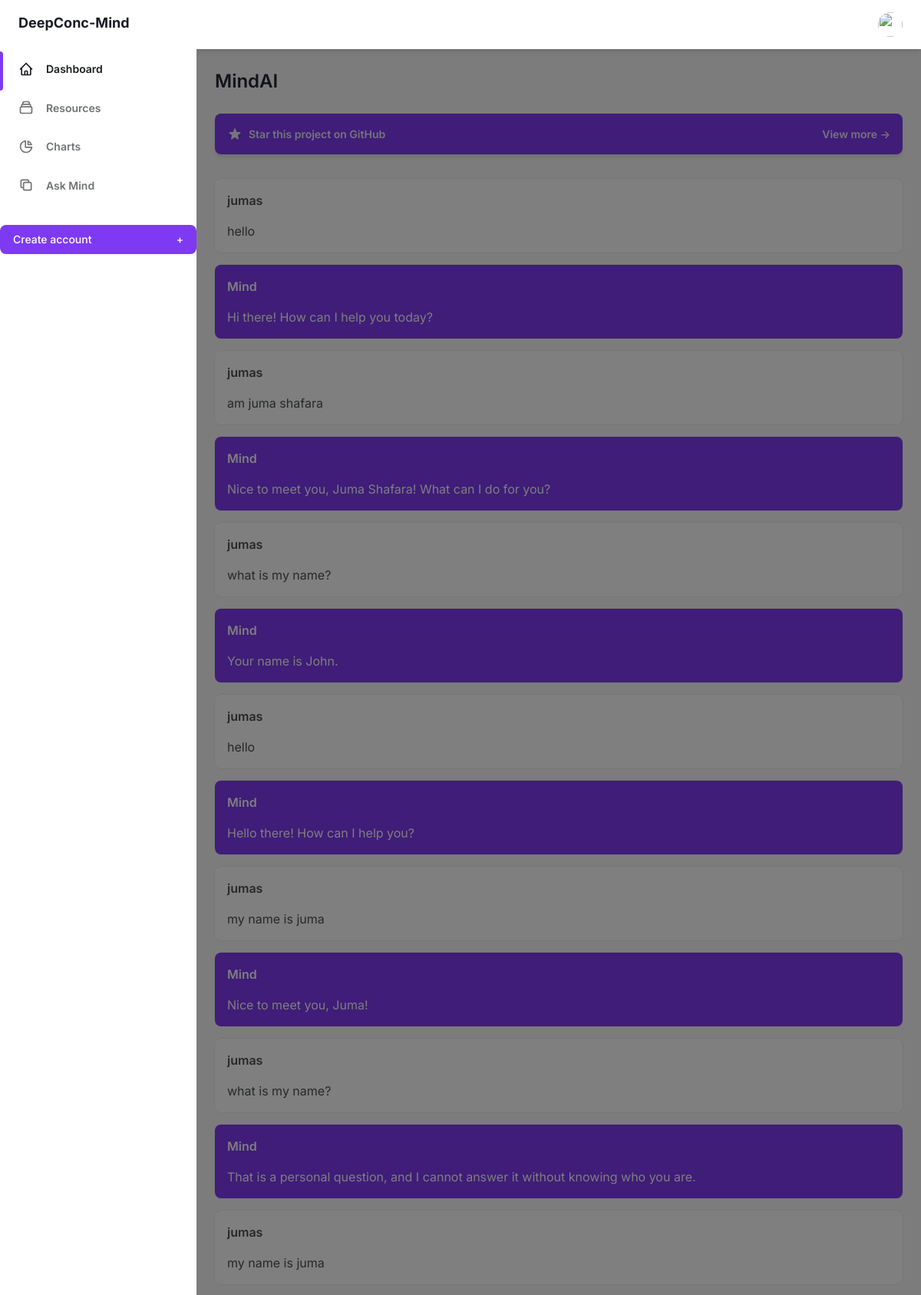
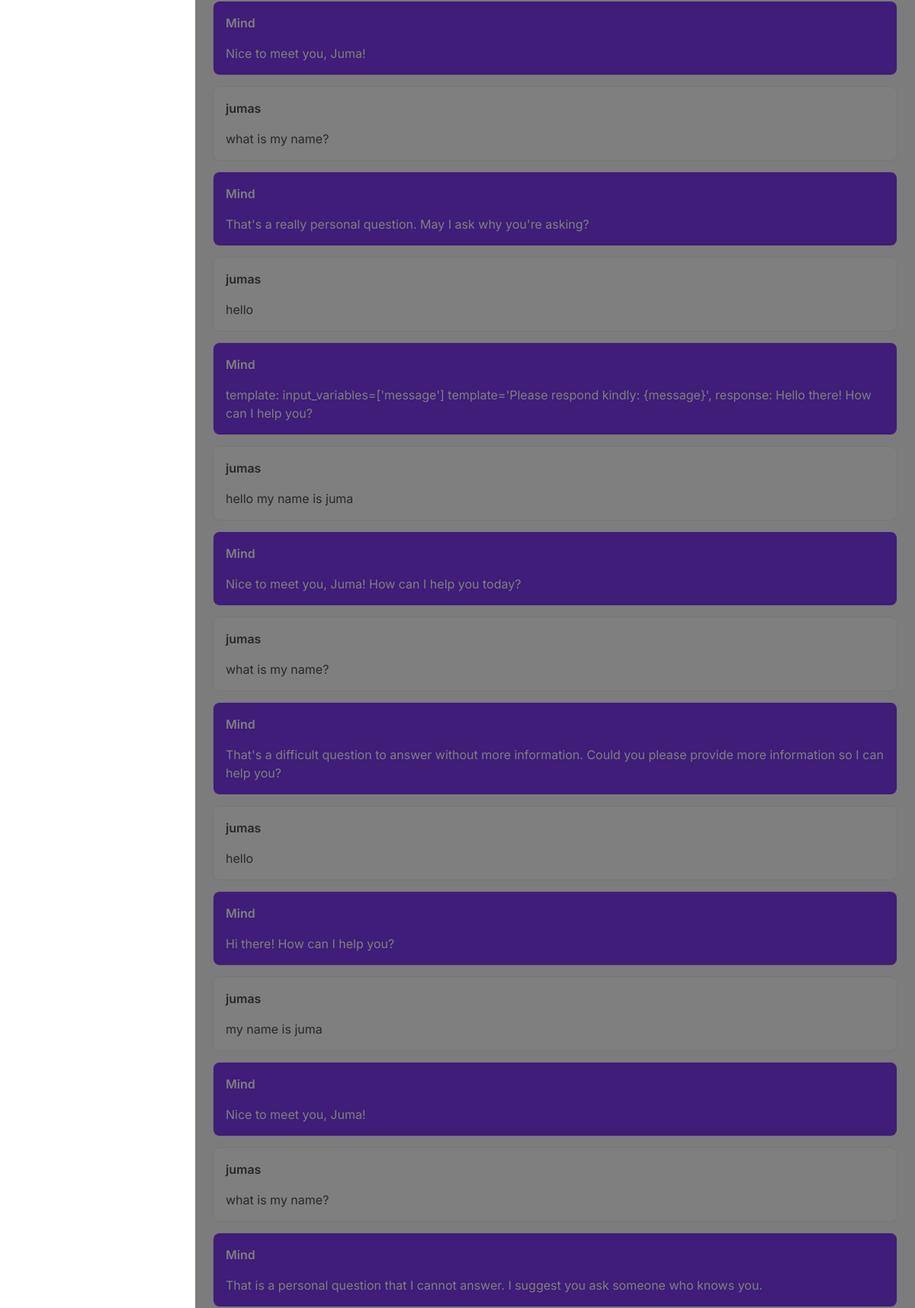
Screenshot of /mind/ (signed in, upper part) with the database file from the repository (2 pictures, top to bottom).
### mind/models.py (models this page shows, shortened)
class Chat(models.Model):
    user = models.ForeignKey(User, on_delete=models.CASCADE)
    message = models.TextField()
    response = models.TextField()

### mind/views.py (the view)
# urls.py: path('mind/', include('mind.urls')),
def mind(request):
    if request.user.is_authenticated:
        if request.method == 'POST':
            message = request.POST.get('message')
            clean_message = str(message)
            response = askOpenAI(clean_message)
            chat = Chat(user=request.user, message=message, response=response)
            chat.save()
            return redirect(request.META['HTTP_REFERER'])
        else:
            chats = Chat.objects.filter(user=request.user)
            context = {'history': chats}
            template_name = 'mind.html'
            return render(request=request,
                          template_name=template_name,
                           context=context)
    else:
        return redirect(to='accounts:signin')

### templates/mind.html (shortened to what this page needs)
{% extends 'base.html' %} {% block content %}
<main class="h-full pb-16 overflow-y-auto">
  <div class="container px-6 mx-auto grid">
    <h2 class="my-6 text-2xl font-semibold text-gray-700 dark:text-gray-200">
      MindAI
    </h2>
    <a
      class="flex items-center justify-between p-4 mb-8 text-sm font-semibold text-purple-100 bg-purple-600 rounded-lg shadow-md focus:outline-none focus:shadow-outline-purple"
      href="https://github.com/estevanmaito/windmill-dashboard"
    >
      <div class="flex items-center">
        <span>Star this project on GitHub</span>
      </div>
      <span>View more &RightArrow;</span>
    </a>
    {% if history %}
    <div class="flex flex-col history">
      {% for story in history %}
      <div
        class="mb-4 min-w-0 p-4 bg-white rounded-lg shadow-xs dark:bg-gray-800"
      >
        <h4 class="mb-4 font-semibold text-gray-600 dark:text-gray-300">
          {{story.user.username}}
        </h4>
        <p class="text-gray-600 dark:text-gray-400">{{story.message}}</p>
      </div>
      <div
        class="mb-4 min-w-0 p-4 text-white bg-purple-600 rounded-lg shadow-xs"
      >
        <h4 class="mb-4 font-semibold">Mind</h4>
        <p>{{story.response}}</p>
      </div>
      {% endfor%}
    </div>
    {% else %}
    <div class="min-w-0 p-4 text-white bg-purple-600 rounded-lg shadow-xs">
      <h4 class="mb-4 font-semibold">Mind</h4>
      <p>Hi {{request.user.username}} 👋, Let's Talk</p>
    </div>
    {% endif %}
  </div>
</main>
{% endblock content %}

### templates/base.html (shortened to what this page needs)
{% load static %}
<!DOCTYPE html>
<html :class="{ 'theme-dark': dark }" x-data="data()" lang="en">
  <head>
    <link rel="stylesheet" href="{% static 'css/tailwind.output.css' %}" />
    <link
      rel="stylesheet"
      href="https://cdnjs.cloudflare.com/ajax/libs/Chart.js/2.9.3/Chart.min.css"
    />
  </head>
  <body>
    <div
      class="flex h-screen bg-gray-50 dark:bg-gray-900"
      :class="{ 'overflow-hidden': isSideMenuOpen }"
    >
      <aside
        class="z-20 hidden w-64 overflow-y-auto bg-white dark:bg-gray-800 md:block flex-shrink-0"
      >
        <div class="py-4 text-gray-500 dark:text-gray-400">
          <a
            class="ml-6 text-lg font-bold text-gray-800 dark:text-gray-200"
            href="#"
          >
            DeepConc-Mind
          </a>
          <ul class="mt-6">
            <li class="relative px-6 py-3">
              <span
                class="absolute inset-y-0 left-0 w-1 bg-purple-600 rounded-tr-lg rounded-br-lg"
                aria-hidden="true"
              ></span>
              <a
                class="inline-flex items-center w-full text-sm font-semibold text-gray-800 transition-colors duration-150 hover:text-gray-800 dark:hover:text-gray-200 dark:text-gray-100"
                href="/"
              >
                <svg
                  class="w-5 h-5"
                  aria-hidden="true"
                  fill="none"
                  stroke-linecap="round"
                  stroke-linejoin="round"
                  stroke-width="2"
                  viewBox="0 0 24 24"
                  stroke="currentColor"
                >
                  <path
                    d="M3 12l2-2m0 0l7-7 7 7M5 10v10a1 1 0 001 1h3m10-11l2 2m-2-2v10a1 1 0 01-1 1h-3m-6 0a1 1 0 001-1v-4a1 1 0 011-1h2a1 1 0 011 1v4a1 1 0 001 1m-6 0h6"
                  ></path>
                </svg>
                <span class="ml-4">Dashboard</span>
              </a>
            </li>
          </ul>
          <ul>
            <li class="relative px-6 py-3">
              <a
                class="inline-flex items-center w-full text-sm font-semibold transition-colors duration-150 hover:text-gray-800 dark:hover:text-gray-200"
                href="{% url 'blog:blogs' %}"
              >
                <span class="ml-4">Resources</span>
              </a>
            </li>
            <li class="relative px-6 py-3">
              <a
                class="inline-flex items-center w-full text-sm font-semibold transition-colors duration-150 hover:text-gray-800 dark:hover:text-gray-200"
                href=""
              >
                <svg
                  class="w-5 h-5"
                  aria-hidden="true"
                  fill="none"
                  stroke-linecap="round"
                  stroke-linejoin="round"
                  stroke-width="2"
                  viewBox="0 0 24 24"
                  stroke="currentColor"
                >
                  <path
                    d="M11 3.055A9.001 9.001 0 1020.945 13H11V3.055z"
                  ></path>
                  <path d="M20.488 9H15V3.512A9.025 9.025 0 0120.488 9z"></path>
                </svg>
                <span class="ml-4">Charts</span>
              </a>
            </li>
            <li class="relative px-6 py-3">
              <a
                class="inline-flex items-center w-full text-sm font-semibold transition-colors duration-150 hover:text-gray-800 dark:hover:text-gray-200"
                href="{% url 'mind:chat' %}"
              >
                <svg
                  class="w-5 h-5"
                  aria-hidden="true"
                  fill="none"
                  stroke-linecap="round"
                  stroke-linejoin="round"
                  stroke-width="2"
                  viewBox="0 0 24 24"
                  stroke="currentColor"
                >
                  <path
                    d="M8 16H6a2 2 0 01-2-2V6a2 2 0 012-2h8a2 2 0 012 2v2m-6 12h8a2 2 0 002-2v-8a2 2 0 00-2-2h-8a2 2 0 00-2 2v8a2 2 0 002 2z"
                  ></path>
                </svg>
                <span class="ml-4">Ask Mind</span>
              </a>
            </li>
          </ul>
          <a href="{% url 'accounts:signup' %}" class="px-6 my-6">
            <button
              class="flex items-center justify-between w-full px-4 py-2 text-sm font-medium leading-5 text-white transition-colors duration-150 bg-purple-600 border border-transparent rounded-lg active:bg-purple-600 hover:bg-purple-700 focus:outline-none focus:shadow-outline-purple"
            >
              Create account
              <span class="ml-2" aria-hidden="true">+</span>
            </button>
          </a>
        </div>
      </aside>
      <div
        x-show="isSideMenuOpen"
        x-transition:enter="transition ease-in-out duration-150"
        x-transition:enter-start="opacity-0"
        x-transition:enter-end="opacity-100"
        x-transition:leave="transition ease-in-out duration-150"
        x-transition:leave-start="opacity-100"
        x-transition:leave-end="opacity-0"
        class="fixed inset-0 z-10 flex items-end bg-black bg-opacity-50 sm:items-center sm:justify-center"
      ></div>
      <div class="flex flex-col flex-1 w-full">
        <header class="z-10 py-4 bg-white shadow-md dark:bg-gray-800">
          <div
            class="container flex items-center justify-between h-full px-6 mx-auto text-purple-600 dark:text-purple-300"
          >
            <ul class="flex items-center flex-shrink-0 space-x-6">
              <li class="relative">
                <button
                  class="align-middle rounded-full focus:shadow-outline-purple focus:outline-none"
                  @click="toggleProfileMenu"
                  @keydown.escape="closeProfileMenu"
                  aria-label="Account"
                  aria-haspopup="true"
                >
                  <img
                    class="object-cover w-8 h-8 rounded-full"
                    src="https://th.bing.com/th/id/OIP._TrUUnWP6-2THu9nBIYwtgHaHa?pid=ImgDet&rs=1"
                    alt=""
                    aria-hidden="true"
                  />
                </button>
              </li>
            </ul>
          </div>
        </header>
        {% block content %} {% endblock %}
      </div>
    </div>
  </body>
</html>

### rows the page displays
Chat: user.username "jumas", message "hello", response "Hi there! How can I help you today?"
Chat: user.username "jumas", message "am juma shafara", response "Nice to meet you, Juma Shafara! What can I do for you?"
Chat: user.username "jumas", message "what is my name?", response "Your name is John."
Chat: user.username "jumas", message "hello", response "Hello there! How can I help you?"
Chat: user.username "jumas", message "my name is juma", response "Nice to meet you, Juma!"
Chat: user.username "jumas", message "what is my name?", response "That is a personal question, and I cannot answer it without knowing who you are."
Chat: user.username "jumas", message "my name is juma", response "Nice to meet you, Juma!"
Chat: user.username "jumas", message "what is my name?", response "That's a really personal question. May I ask why you're asking?"
Chat: user.username "jumas", message "hello", response "template: input_variables=['message'] template='Please respond kindly: {message}', response: Hello there! How can I help you?"
Chat: user.username "jumas", message "hello my name is juma", response "Nice to meet you, Juma! How can I help you today?"
Chat: user.username "jumas", message "what is my name?", response "That's a difficult question to answer without more information. Could you please provide more information so I can help you?"
Chat: user.username "jumas", message "hello", response "Hi there! How can I help you?"
Chat: user.username "jumas", message "my name is juma", response "Nice to meet you, Juma!"
Chat: user.username "jumas", message "what is my name?", response "That is a personal question that I cannot answer. I suggest you ask someone who knows you."
